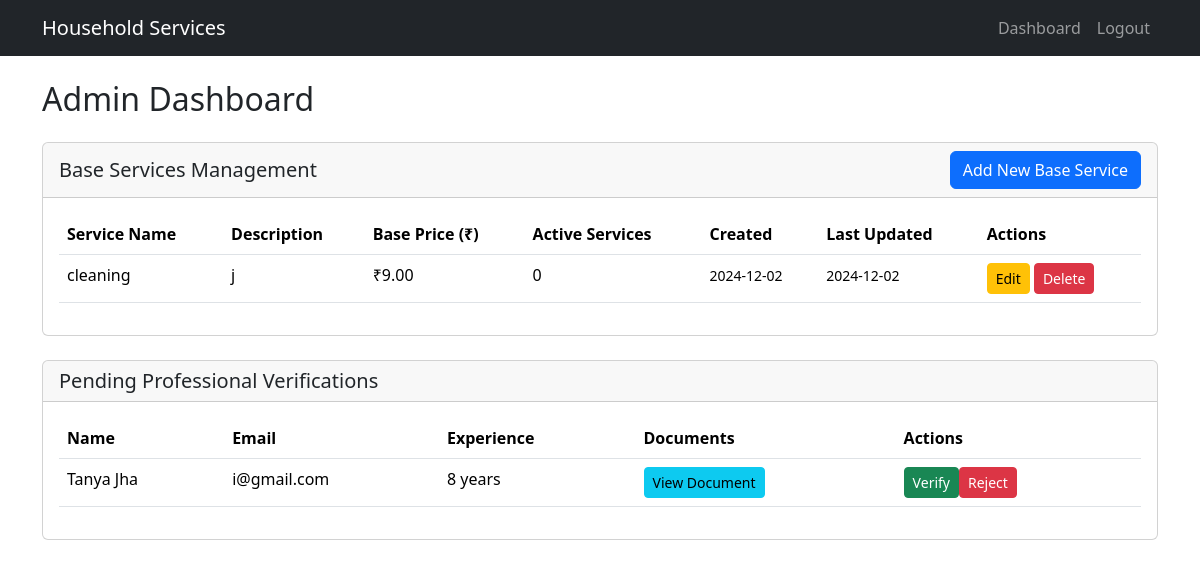
The app's page /admin-dashboard (signed in) with its own data.
### models.py (models this page shows)
class BaseService(db.Model):
    id = db.Column(db.Integer, primary_key=True)
    name = db.Column(db.String(100), nullable=False)
    description = db.Column(db.Text, nullable=False)
    price = db.Column(db.Float, nullable=False)
    created_at = db.Column(db.DateTime, nullable=False, default=db.func.current_timestamp())
    updated_at = db.Column(db.DateTime, nullable=False, default=db.func.current_timestamp(), onupdate=db.func.current_timestamp())
    services = db.relationship('Service', backref='base_service', lazy=True)

class ProfessionalDetails(db.Model):
    id = db.Column(db.Integer, primary_key=True)
    user_id = db.Column(db.Integer, db.ForeignKey('user.id'), nullable=False)
    email = db.Column(db.String(120), unique=True, nullable=False)
    fullname = db.Column(db.String(100), nullable=False)
    service_id = db.Column(db.Integer, db.ForeignKey('base_service.id'), nullable=False)
    experience_years = db.Column(db.Integer, nullable=False)
    document_path = db.Column(db.String(200), nullable=False)
    address = db.Column(db.Text, nullable=False)
    pin_code = db.Column(db.String(10), nullable=False)
    status = db.Column(db.String(20), nullable=False, default='pending')
    user = db.relationship('User', backref=db.backref('professional_details', lazy=True))
    service = db.relationship('BaseService', backref=db.backref('professionals', lazy=True))

### app.py (the view)
@app.route("/admin-dashboard")
def admin_dashboard():
    pending_professionals = ProfessionalDetails.query.filter_by(status='pending').all()
    services = BaseService.query.order_by(BaseService.name).all()
    return render_template("admin_dashboard.html",
                         pending_professionals=pending_professionals,
                         services=services)

### templates/admin_dashboard.html (shortened to what this page needs)
{% extends "base.html" %}
{% block content %}
<div class="container mt-4">
    <h2 class="mb-4">Admin Dashboard</h2>
    <div class="row mb-4">
        <div class="col-12">
            <div class="card">
                <div class="card-header d-flex justify-content-between align-items-center">
                    <h5 class="card-title mb-0">Base Services Management</h5>
                    <button class="btn btn-primary" data-bs-toggle="modal" data-bs-target="#addServiceModal">
                        Add New Base Service
                    </button>
                </div>
                <div class="card-body">
                    <div class="table-responsive">
                        <table class="table table-hover">
                            <thead>
                                <tr>
                                    <th>Service Name</th>
                                    <th>Description</th>
                                    <th>Base Price (₹)</th>
                                    <th>Active Services</th>
                                    <th>Created</th>
                                    <th>Last Updated</th>
                                    <th>Actions</th>
                                </tr>
                            </thead>
                            <tbody>
                                {% for service in services %}
                                <tr>
                                    <td>{{ service.name }}</td>
                                    <td>{{ service.description[:100] }}{% if service.description|length > 100 %}...{% endif %}</td>
                                    <td>₹{{ "%.2f"|format(service.price) }}</td>
                                    <td>{{ service.services|length }}</td>
                                    <td><small>{{ service.created_at.strftime('%Y-%m-%d') }}</small></td>
                                    <td><small>{{ service.updated_at.strftime('%Y-%m-%d') }}</small></td>
                                    <td>
                                        <button class="btn btn-warning btn-sm"
                                                data-bs-toggle="modal"
                                                data-bs-target="#editServiceModal{{ service.id }}">
                                            Edit
                                        </button>
                                        <form action="{{ url_for('delete_service', id=service.id) }}"
                                              method="post"
                                              style="display: inline;"
                                              onsubmit="return confirm('Are you sure you want to delete this base service? This will remove all professional services using this base service.')">
                                            <button type="submit" class="btn btn-danger btn-sm">Delete</button>
                                        </form>
                                    </td>
                                </tr>
                                {% endfor %}
                            </tbody>
                        </table>
                    </div>
                </div>
            </div>
        </div>
    </div>
    <div class="row">
        <div class="col-12">
            <div class="card">
                <div class="card-header">
                    <h5 class="card-title mb-0">Pending Professional Verifications</h5>
                </div>
                <div class="card-body">
                    <div class="table-responsive">
                        <table class="table">
                            <thead>
                                <tr>
                                    <th>Name</th>
                                    <th>Email</th>
                                    <th>Experience</th>
                                    <th>Documents</th>
                                    <th>Actions</th>
                                </tr>
                            </thead>
                            <tbody>
                                {% for professional in pending_professionals %}
                                <tr>
                                    <td>{{ professional.fullname }}</td>
                                    <td>{{ professional.email }}</td>
                                    <td>{{ professional.experience_years }} years</td>
                                    <td>
                                        <a href="{{ url_for('serve_file', filename=professional.document_path) }}"
                                           target="_blank"
                                           class="btn btn-info btn-sm">View Document</a>
                                    </td>
                                    <td>
                                        <div class="btn-group">
                                            <form action="{{ url_for('verify_professional', id=professional.id) }}"
                                                  method="post"
                                                  style="display: inline;">
                                                <button type="submit" class="btn btn-success btn-sm">Verify</button>
                                            </form>
                                            <form action="{{ url_for('reject_professional', id=professional.id) }}"
                                                  method="post"
                                                  style="display: inline;">
                                                <button type="submit" class="btn btn-danger btn-sm">Reject</button>
                                            </form>
                                        </div>
                                    </td>
                                </tr>
                                {% endfor %}
                            </tbody>
                        </table>
                    </div>
                </div>
            </div>
        </div>
    </div>
</div>
{% endblock %}

### records on screen
BaseService: name "cleaning", description "j", price "9.00", services|length "0", created_at "2024-12-02", updated_at "2024-12-02"
ProfessionalDetails: fullname "Tanya Jha", email "i@gmail.com", experience_years "8"
